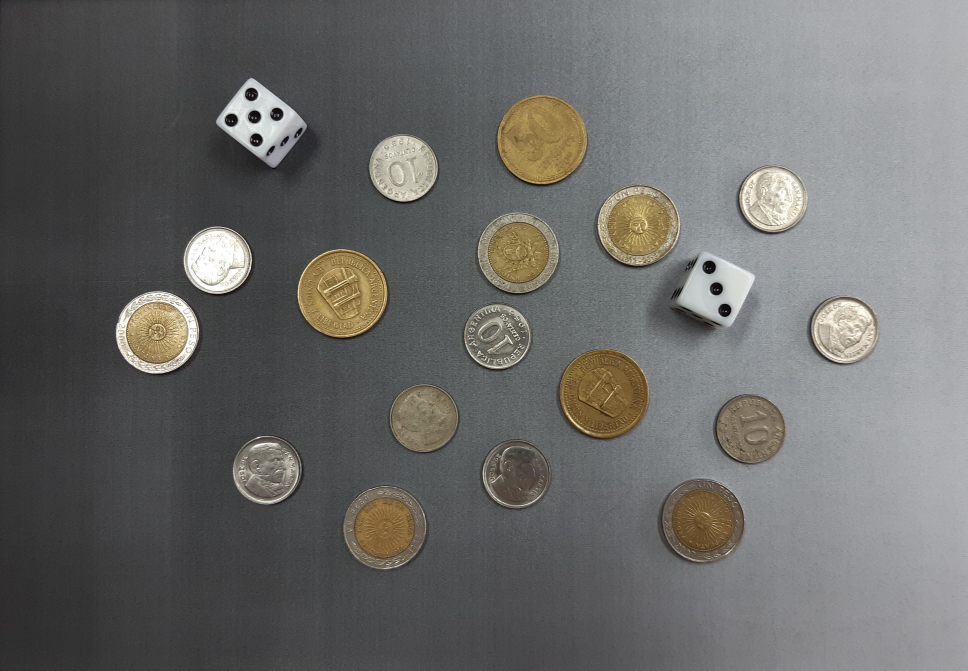
#> input picture TP2/monedas.jpg, 3871 x 2681 px (shown at 1/4 size)
$ python tp2.py   (older library calls are emulated)
#> lines starting #> are read from the running program, lines starting #| are printed output that depends on the picture; after the words box and inside, x2 and y2 are one past the last pixel; in counts of white or black regions, pixels touching at a corner belong together
#> further down, img is the input picture: shape (2681, 3871, 3); mean B, G, R 105.5, 107.4, 107.5
# Importamos librerias necesarias
import numpy as np
import matplotlib.pyplot as plt
import cv2

# Definimos funcion para simplificar codigo de visualizaciones
def imshow(img, new_fig=True, title=None, color_img=False, blocking=False, colorbar=False, ticks=False):
    if new_fig:
        plt.figure()
    if color_img:
        plt.imshow(img)
    else:
        plt.imshow(img, cmap='gray')
    plt.title(title)
    if not ticks:
        plt.xticks([]), plt.yticks([])
    if colorbar:
        plt.colorbar()
    if new_fig:
        plt.show(block=blocking)

def monedas(img, informe = False, views = False):
    """Recibe una imagen de monedas, segmenta las mismas, calcula e informa el total
    y cuantas monedas de cada tipo hay.
    Devuelve la mascara de la segmentacion y una imagen con la identificacion de cada moneda.
    Se puede especificar la visualizacion del informe y el procesamiento de la
    imagen por separado"""
#> called with informe = True, views = True
    # 1 # Pasamos la imagen a escala de grises
    gray = cv2.cvtColor(img, cv2.COLOR_BGR2GRAY)
    # 2 # Aplicamos blur con filtro de mediana para eliminar ruido
    gray_blur = cv2.medianBlur(gray,7)
    # 3 # Detectamos los circulos
    circles = cv2.HoughCircles(gray_blur,cv2.HOUGH_GRADIENT, 1, 200, param1=50, param2=50, minRadius=130, maxRadius=200)
#> circles = 17 rows, first 8: [2552.5, 900.5, 161.6], [1369.5, 1176.5, 179.9], [2070.5, 1008.5, 159.4], [634.5, 1327.5, 160.7], [3093.5, 796.5, 131.7], [1535.5, 2108.5, 161.7], [1989.5, 1342.5, 133.1], [2414.5, 1575.5, 179.5]
    # 4 # Creamos imagenes sinteticas e inicializamos contadores
    circles = np.uint16(np.around(circles))
#> circles = 17 rows, first 8: [2552, 900, 162], [1370, 1176, 180], [2070, 1008, 159], [634, 1328, 161], [3094, 796, 132], [1536, 2108, 162], [1990, 1342, 133], [2414, 1576, 180]
    mask_monedas = np.zeros_like(gray)
    tipos_monedas = np.zeros_like(img)
    cant_10c = 0
    cant_50c = 0
    cant_1p = 0
    identificacion = img.copy()
    # 5 # Dibujamos los circulos en 2 imagenes nuevas, la mascara (binaria) y la clasificacion (RGB)
    for c in circles[0,:]:
        # Dibujo circulo blanco en la mascara
        cv2.circle(mask_monedas, (c[0],c[1]), c[2], 1, -1)
        # Segun sea el radio dibujo un circulo con un color determinado
        radio = c[2]
        xc = c[1]
        yc = c[0]
        if radio > 170 and radio < 190: #50 centavos
            cv2.circle(tipos_monedas, (yc,xc), radio, (255,0,0), -1)
            cant_50c += 1
            text = "50 C"
        elif radio > 150 and radio < 170: #1 peso
            cv2.circle(tipos_monedas, (yc,xc), radio, (0,255,0), -1)
            cant_1p += 1
            text = "1 P"
        elif radio > 120 and radio < 150: #10 centavos
            cv2.circle(tipos_monedas, (yc,xc), radio, (0,0,255), -1)
            cant_10c += 1
            text = "10 C"
        # Calculamos coordendas del ROI para el bounding box
        x1, y1, x2, y2 = yc - radio, xc - radio, yc + radio, xc + radio
        cv2.rectangle(identificacion, (x1, y1), (x2, y2), color=(255,0,0), thickness=3)
        pos = (x1 + (x2-x1)//2 - 60, y1-30)
        cv2.putText(identificacion, text, pos, cv2.FONT_HERSHEY_SIMPLEX, 2, (255,0,0), 5)
#> this loop made 17 passes
#> (c, radio, xc, yc, text, x1, y1, x2) on passes 1 to 11: ([2552, 900, 162], 162, 900, 2552, '1 P', 2390, 738, 2714), ([1370, 1176, 180], 180, 1176, 1370, '50 C', 1190, 996, 1550), ([2070, 1008, 159], 159, 1008, 2070, '1 P', 1911, 849, 2229), ([634, 1328, 161], 161, 1328, 634, '1 P', 473, 1167, 795), ([3094, 796, 132], 132, 796, 3094, '10 C', 2962, 664, 3226), ([1536, 2108, 162], 162, 2108, 1536, '1 P', 1374, 1946, 1698), ([1990, 1342, 133], 133, 1342, 1990, '10 C', 1857, 1209, 2123), ([2414, 1576, 180], 180, 1576, 2414, '50 C', 2234, 1396, 2594), ([1070, 1880, 137], 137, 1880, 1070, '10 C', 933, 1743, 1207), ([1698, 1672, 134], 134, 1672, 1698, '10 C', 1564, 1538, 1832), ([2064, 1898, 134], 134, 1898, 2064, '10 C', 1930, 1764, 2198)
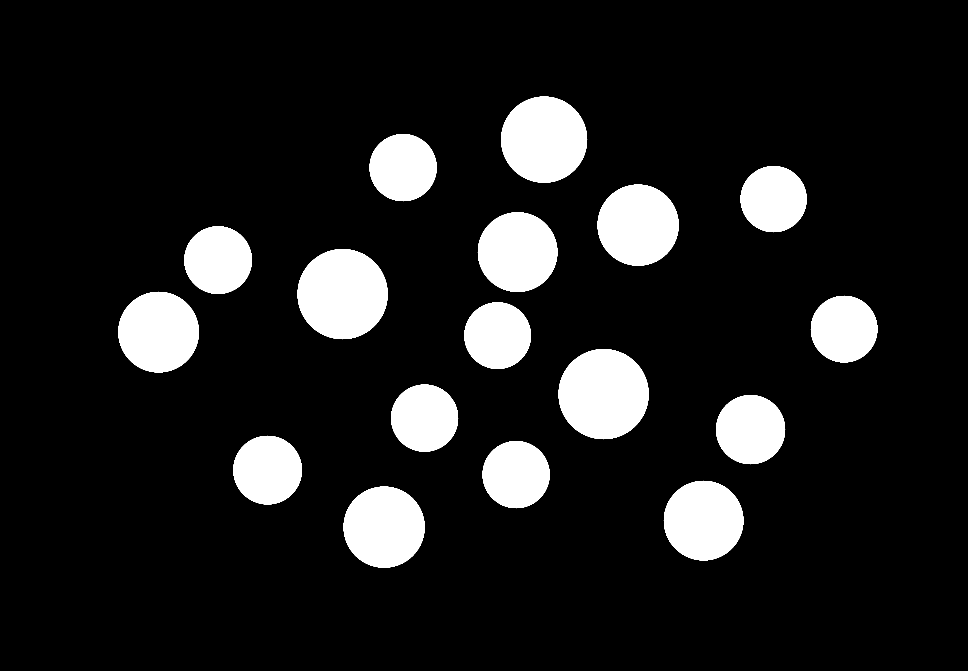
#> mask_monedas: shape (2681, 3871) (shown at 1/4 size); values 0 (black) and 1 (white), 11.7% white; 17 white regions, largest, box (x1, y1, x2, y2) and area: (1190, 996, 1551, 1357) 101765, (2234, 1396, 2595, 1757) 101765, (2004, 386, 2349, 731) 92909
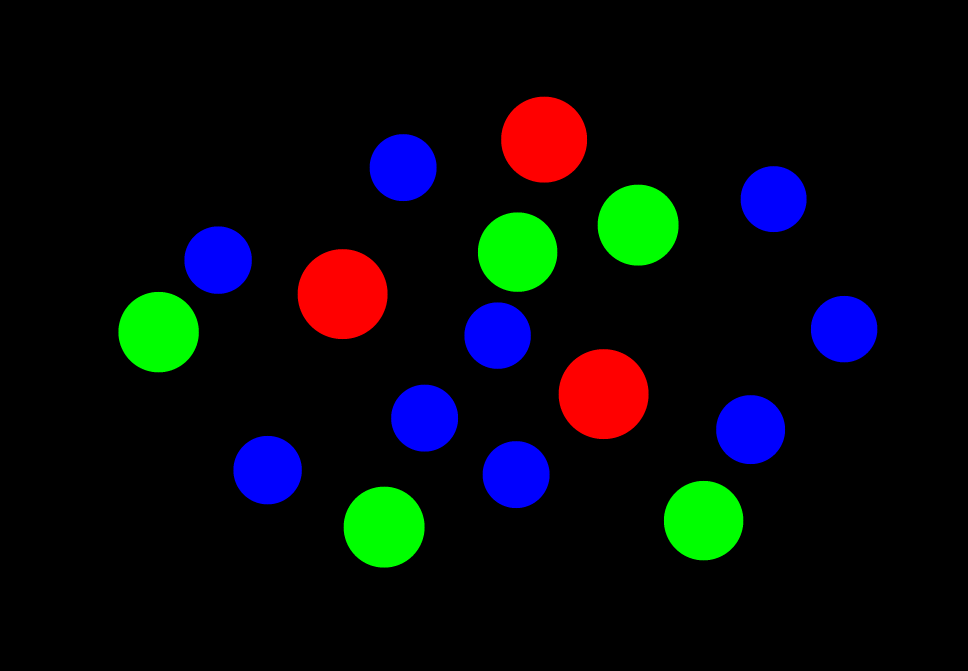
#> tipos_monedas: shape (2681, 3871, 3) (shown at 1/4 size); mean R, G, B 7.3, 10, 12.6
#> after the loop, cant_10c = 9; cant_1p = 5; cant_50c = 3
    6 # Escribimos referencia de colores de la clasificacion con colores
    text50c = "50 Centavos"
    pos50c = (1000, 130)
    color50c = (255, 0, 0)  # Rojo
    text1p = "1 Peso"
    pos1p = (1730, 130)
    color1p = (0, 255, 0)  # Verde
    text10c = "10 Centavos"
    pos10c = (2200, 130)
    color10c = (0, 0, 255)  # Azul
    cv2.putText(tipos_monedas, text50c, pos50c, cv2.FONT_HERSHEY_SIMPLEX, 3, color50c, 5)
    cv2.putText(tipos_monedas, text1p, pos1p, cv2.FONT_HERSHEY_SIMPLEX, 3, color1p, 5)
    cv2.putText(tipos_monedas, text10c, pos10c, cv2.FONT_HERSHEY_SIMPLEX, 3, color10c, 5)
    # 7 # Si corresponde mostramos el informe obtenido
    if informe:
        print("-"*20 + "Informe" + "-"*20 + "\n")
        print("Cantidad de monedas : ", cant_10c + cant_50c + cant_1p)
#| Cantidad de monedas :  17
        print("Cantidad de monedas de 10 centavos : ", cant_10c)
#| Cantidad de monedas de 10 centavos :  9
        print("Cantidad de monedas de 50 centavos : ", cant_50c)
#| Cantidad de monedas de 50 centavos :  3
        print("Cantidad de monedas de 1 peso : ", cant_1p)
#| Cantidad de monedas de 1 peso :  5
        print("-"*47 + "\n")
    # 8 # Si corresponde mostramos las imagenes obtenidas en el procesamiento
    if views:
        ax1 = plt.subplot(221); imshow(img, new_fig=False, title="Imagen original")
        plt.subplot(222, sharex=ax1, sharey=ax1); imshow(gray_blur, new_fig=False, title="Imagen en escala de grises + blur")
        plt.subplot(223, sharex=ax1, sharey=ax1); imshow(mask_monedas, new_fig=False, title="Mascara binaria monedas")
        plt.subplot(224, sharex=ax1, sharey=ax1); imshow(tipos_monedas, new_fig=False, title="Clasificación de monedas")
        plt.show(block=False)
        imshow(identificacion, title="Identificación de las monedas")
    # 9 # Retornamos la mascara binaria de las monedas
    return mask_monedas, identificacion

def dados(img, mask_monedas, informe = False, views = False):
    """Recibe una imagen de dados, segmenta los mismos, calcula e informa la cantidad
    y el numero de la cara superior de cada dado.
    Devuelve una mascara de la segmentacion y una imagen con la identificacion de cada dado y el resultado
    Para esto utiliza una mascara de circulos para "borrar" las monedas de la imagen.
    Se puede especificar la visualizacion del informe y el procesamiento de la
    imagen por separado"""
#> called with informe = True, views = True
    # 1 # Pasamos la imagen a escala de grises
    gray = cv2.cvtColor(img, cv2.COLOR_BGR2GRAY)
    # 2 # Aplicamos blur con filtro de mediana para eliminar ruido
    gray_blur = cv2.medianBlur(gray,7)
    # 3 # Dilatamos los circulos de la mascara
    L = 40
    kernel = cv2.getStructuringElement(cv2.MORPH_ELLIPSE, (L, L) )
#> kernel: shape (40, 40); values 0 (black) and 1 (white), 80.2% white; 4 black regions, box (x1, y1, x2, y2) and area: (0, 0, 20, 16) 97, (21, 0, 40, 13) 81, (0, 25, 14, 40) 77, (27, 28, 40, 40) 62
    mask_monedas_dil = cv2.dilate(mask_monedas, kernel, iterations=1)
#> mask_monedas_dil: shape (2681, 3871); values 0 (black) and 1 (white), 15% white; 17 white regions, largest, box (x1, y1, x2, y2) and area: (1171, 977, 1571, 1377) 125689, (2215, 1377, 2615, 1777) 125689, (1985, 367, 2369, 751) 115829
    # 4 # Tapamos las monedas de la imagen con los circulos dilatados
    gray_dados = gray_blur.copy()
    gray_dados[mask_monedas_dil == 1] = 0
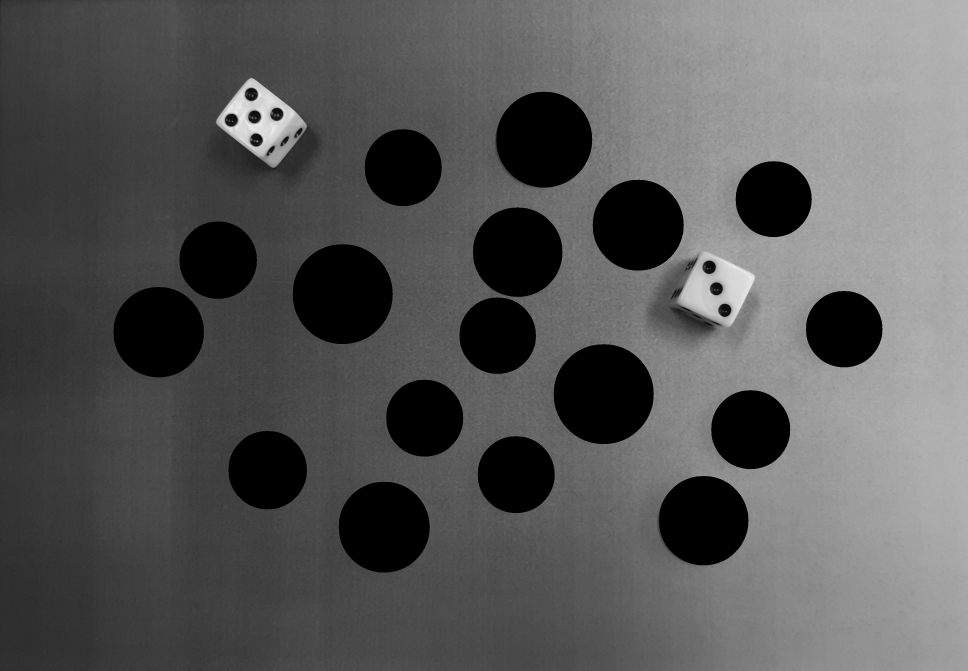
#> gray_dados: shape (2681, 3871) (shown at 1/4 size); min 0, max 242, mean 88.6
    # 5 # Umbralamos la imagen con un threshold adecuado
    threshold = 185
    _, mask_dados = cv2.threshold(gray_dados, threshold, 1, cv2.THRESH_BINARY)
#> mask_dados: shape (2681, 3871); values 0 (black) and 1 (white), 0.77% white; 3 white regions (1 under 20 px), largest, box (x1, y1, x2, y2) and area: (2724, 1008, 3020, 1303) 40225, (874, 314, 1187, 620) 40038
    # 6 # Obtenemos las componentes conectadas
    connectivity = 8
    num_labels, labels, stats, centroids = cv2.connectedComponentsWithStats(mask_dados, connectivity, cv2.CV_32S)
#> labels: shape (2681, 3871) int32; 4 distinct labels, from 0 to 3
#> num_labels = 4; stats = [[0, 0, 3871, 2681, 10297884], [3869, 26, 2, 2, 4], [874, 314, 313, 306, 40038], [2724, 1008, 296, 295, 40225]]; centroids = [[1934.8, 1344.1], [3869.5, 26.5], [1030.4, 466.8], [2874, 1151.6]]
    # 7 # Eliminamos las componentes con area menor a un threshold
    AREA_TH = 4000
    cont = 0
    for i in range(num_labels):
        if stats[i, cv2.CC_STAT_AREA] < AREA_TH:
            cont += 1
            mask_dados[labels==i] = 0
#> after the loop, cont = 1
    # 8 # Aplicamos clausura a la mascara para reconstruir las caras de los dados (Sin circulos)
    L = 80 # Con 70 esta bien pero pongo de mas ya que los circulos podrian ser mas grandes
    kernel = cv2.getStructuringElement(cv2.MORPH_ELLIPSE, (L, L))
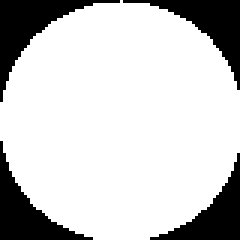
#> kernel: shape (80, 80) (shown 3 times larger); values 0 (black) and 1 (white), 79.4% white; 4 black regions, box (x1, y1, x2, y2) and area: (0, 0, 40, 34) 366, (41, 0, 80, 30) 332, (0, 47, 31, 80) 326, (50, 51, 80, 80) 293
    mask_dados = cv2.morphologyEx(mask_dados, cv2.MORPH_CLOSE, kernel)
#> mask_dados: shape (2681, 3871); values 0 (black) and 1 (white), 1% white; 2 white regions, box (x1, y1, x2, y2) and area: (875, 315, 1187, 620) 53211, (2725, 1009, 3020, 1303) 51378
    # 9 # Obtenemos los circulos de los dados de la imagen en la escala de grises
    circles = cv2.HoughCircles(gray_blur,cv2.HOUGH_GRADIENT, 1, 50, param1=50, param2=50, minRadius=10, maxRadius=40)
#> circles = [[2864.5, 1155.5, 25.4], [1017.5, 466.5, 25.2], [2897.5, 1240.5, 26.6], [1024.5, 560.5, 25.4], [1004.5, 377.5, 26.6], [922.5, 478.5, 28.2], [1107.5, 456.5, 26], [2835.5, 1067.5, 28]]
    circles = np.uint16(np.around(circles))
#> circles = [[2864, 1156, 25], [1018, 466, 25], [2898, 1240, 27], [1024, 560, 25], [1004, 378, 27], [922, 478, 28], [1108, 456, 26], [2836, 1068, 28]]
    dados = mask_dados.copy()
    # 10 # Dibujamos los circulos en la mascara de dados para que queden bien definidos
    for c in circles[0,:]:
        cv2.circle(dados, (c[0],c[1]), c[2], 0, -1)
#> this loop made 8 passes
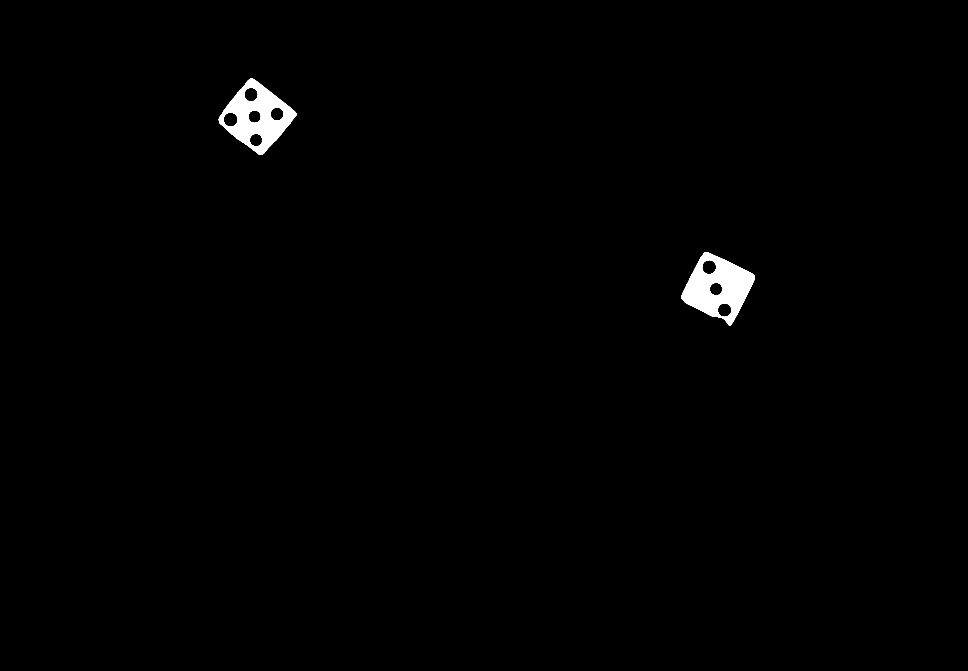
#> dados: shape (2681, 3871) (shown at 1/4 size); values 0 (black) and 1 (white), 0.84% white; 2 white regions, box (x1, y1, x2, y2) and area: (2725, 1009, 3020, 1303) 44675, (875, 315, 1187, 620) 42426
    # 11 # Obtenemos los dados con las componentes conectadas
    connectivity = 8
    num_labels, labels, stats, centroids = cv2.connectedComponentsWithStats(mask_dados, connectivity, cv2.CV_32S)
#> labels: shape (2681, 3871) int32; 3 distinct labels, from 0 to 2
#> num_labels = 3; stats = [[0, 0, 3871, 2681, 10273562], [875, 315, 312, 305, 53211], [2725, 1009, 295, 294, 51378]]; centroids = [[1935, 1345.5], [1026.5, 467.1], [2871.8, 1150.2]]
    cant_dados = num_labels - 1
#> cant_dados = 2
    numeros = []
    img_color = cv2.cvtColor(dados * 255, cv2.COLOR_GRAY2RGB)
    identificacion = img.copy()
    for st in stats[1:]:
        # Segmentamos cada dado
        x1, y1, x2, y2 = st[1], st[0], st[1]+st[3], st[0]+st[2]
        dado = gray_blur[x1:x2,y1:y2]
        # Detectamos circulos de cada dado en escala de grises
        circles = cv2.HoughCircles(dado,cv2.HOUGH_GRADIENT, 1, 50, param1=50, param2=50, minRadius=10, maxRadius=40)
        numero = circles.shape[1]
        numeros.append(numero)
        cv2.rectangle(img_color, (y1, x1), (y2, x2), color=(255,0,0), thickness=3)
        cv2.rectangle(identificacion, (y1, x1), (y2, x2), color=(255,0,0), thickness=3)
        pos = (y1 + (y2-y1)//2 - 25, x1-30)
        cv2.putText(img_color, str(numero), pos, cv2.FONT_HERSHEY_SIMPLEX, 3, (255,0,0), 5)
        cv2.putText(identificacion, str(numero), pos, cv2.FONT_HERSHEY_SIMPLEX, 3, (255,0,0), 5)
#> this loop made 2 passes
#> (st, x1, y1, x2, y2, numero, pos) on passes 1 to 2: ([875, 315, 312, 305, 53211], 315, 875, 620, 1187, 5, (1006, 285)), ([2725, 1009, 295, 294, 51378], 1009, 2725, 1303, 3020, 3, (2847, 979))
#> pass 1, in dados, `dado = gray_blur[x1:x2,y1:y2]`:
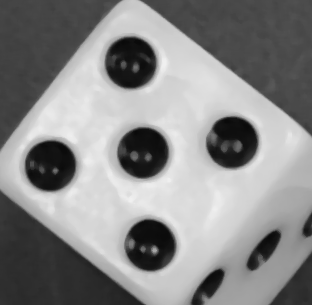
#> dado: shape (305, 312); min 9, max 240, mean 136.5
#> pass 2, in dados, `dado = gray_blur[x1:x2,y1:y2]`:
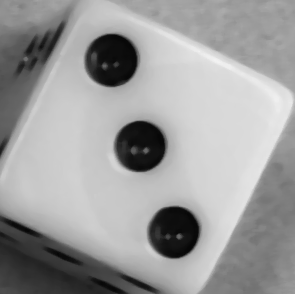
#> dado: shape (294, 295); min 7, max 242, mean 156.7
#> after the loop, numeros = [5, 3]
    suma = sum(numeros)
#> suma = 8
    # cv2.putText(img_color, "Resultado : " + str(suma), (1650, 130), cv2.FONT_HERSHEY_SIMPLEX, 3, (255,0,0), 5) # Opcional escribir el resultado en la imagen
    if informe:
        print("-"*20 + "Informe" + "-"*20 + "\n")
        print("Cantidad de dados : ", cant_dados)
#| Cantidad de dados :  2
        print("Suma de todos los dados : ", suma)
#| Suma de todos los dados :  8
        print("-"*47 + "\n")
    if views:
        ax1 = plt.subplot(221); imshow(img, new_fig=False, title="Imagen original")
        plt.subplot(222, sharex=ax1, sharey=ax1); imshow(gray_blur, new_fig=False, title="Imagen en escala de grises + blur")
        plt.subplot(223, sharex=ax1, sharey=ax1); imshow(mask_dados, new_fig=False, title="Mascara binaria cara superior dados")
        plt.subplot(224, sharex=ax1, sharey=ax1); imshow(img_color, new_fig=False, title="Identificación de dados - Resultado : " + str(suma))
        plt.show(block=False)
#> figure, not shown here; B, G, R data is drawn as R, G, B
        imshow(identificacion, title="Identificación de los dados")
    return mask_dados, identificacion

# Cargamos la imagen y la visualizamos
img = cv2.imread('monedas.jpg')
img = cv2.cvtColor(img, cv2.COLOR_BGR2RGB)
imshow(img)

mask_monedas, id_monedas = monedas(img, informe = True, views = True)

mask_dados, id_dados = dados(img, mask_monedas, informe = True, views = True)
